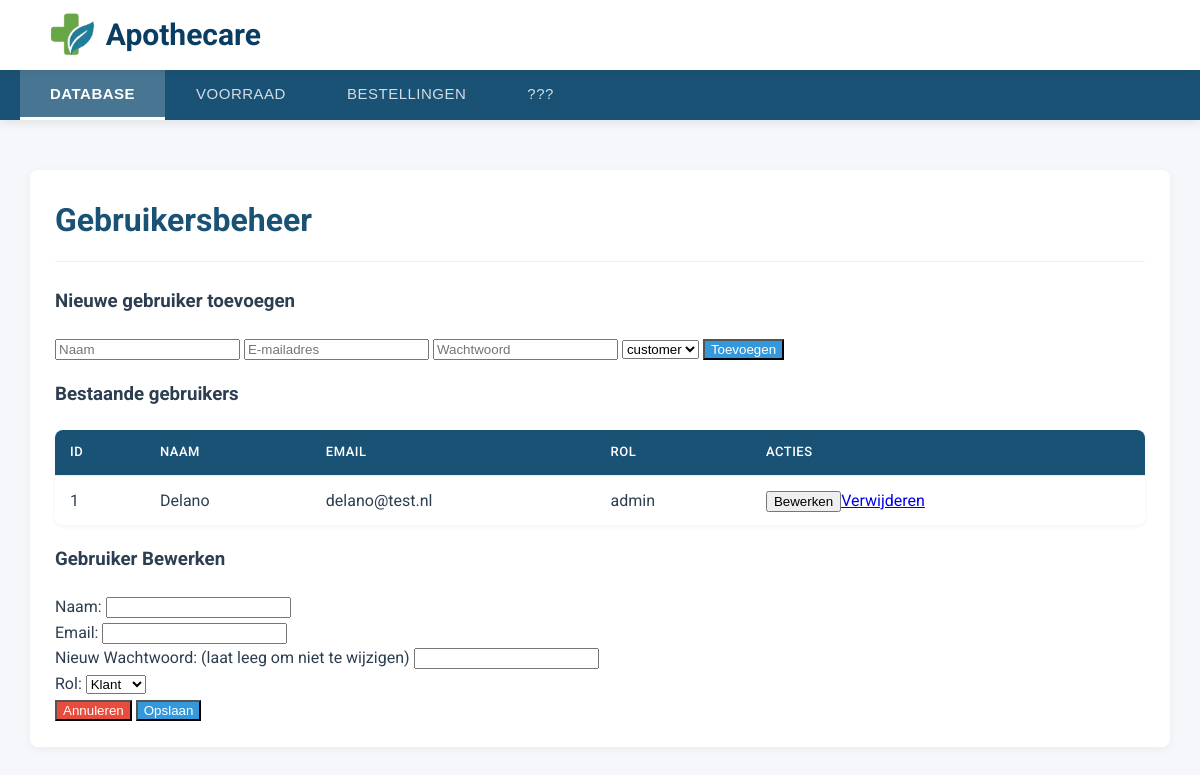
The app's page /php/adminpagina.php (signed in), older data.
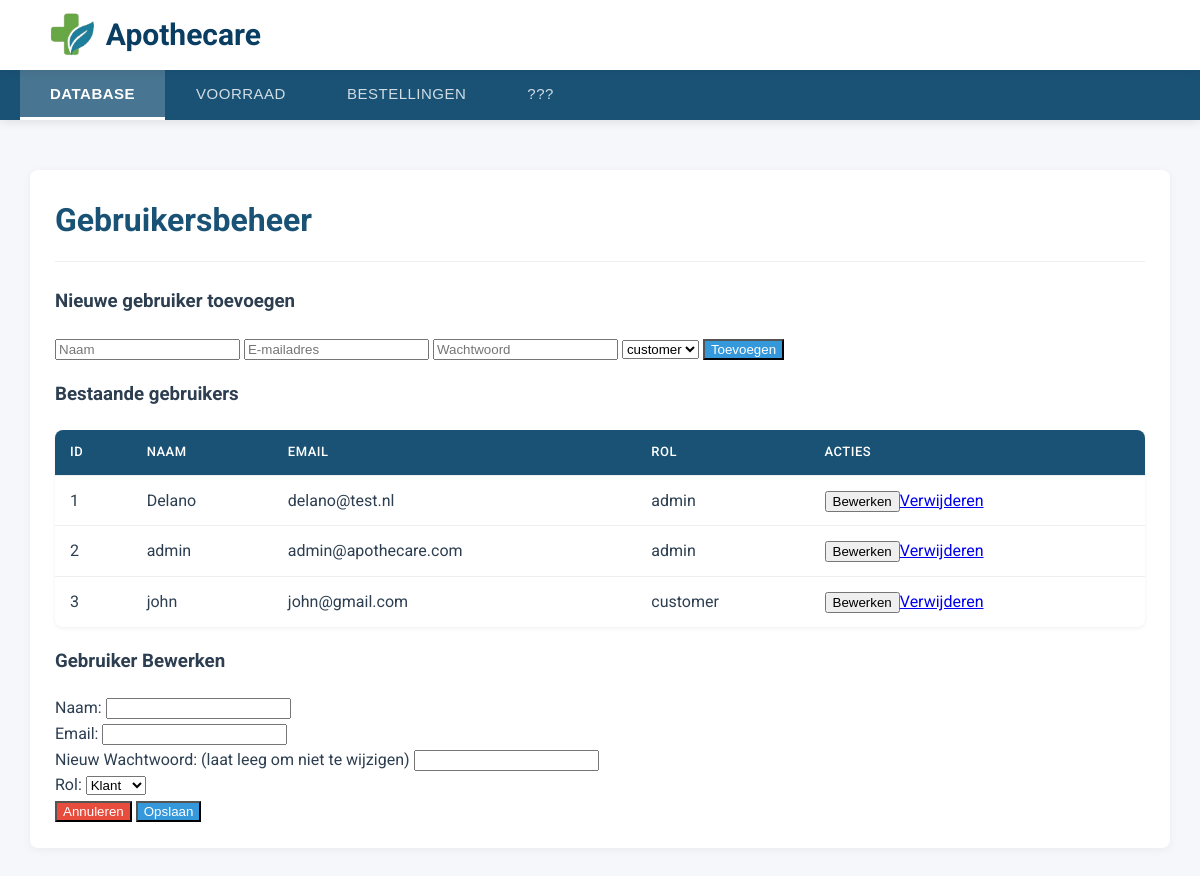
The same page, newer data.
### tables this page shows
CREATE TABLE `users` (
  `id` int(11) NOT NULL,
  `name` varchar(100) DEFAULT NULL,
  `email` varchar(100) DEFAULT NULL,
  `password` varchar(255) DEFAULT NULL,
  `role` enum('admin','employee','customer') DEFAULT 'customer'
);

### php/adminpagina.php (the view, shortened to what this page needs)
<?php
require_once 'db_connect.php';
try {
    $query = "SELECT * FROM users ORDER BY id";
    $stmt = $pdo->prepare($query);
    $stmt->execute();
    $users = $stmt->fetchAll(PDO::FETCH_ASSOC);
} catch (PDOException $e) {
    error_log("Database error: " . $e->getMessage());
}
?>
<!DOCTYPE html>
<html lang="nl">
<head>
    <link rel="stylesheet" href="../css/adminstyles.css">
</head>
<body class="admin-body">
    <header class="main-header">
    <a href="../index.php" class="logo-link">
        <div class="logo-container">
            <img src="../assets/img/aptoocare.png" alt="Apothecare Logo" class="aptoocare-logo">
            <div class="logo-text">Apothecare</div>
        </div>
    </a>
    </header>
    <nav class="nav-bar">
        <div class="nav-tabs">
            <button class="tab-button active" onclick="openTab('Database')">Database</button>
            <button class="tab-button" onclick="openTab('Voorraad')">Voorraad</button>
            <button class="tab-button" onclick="openTab('Bestellingen')">Bestellingen</button>
            <button class="tab-button" onclick="openTab('Onbekend')">???</button>
        </div>
    </nav>
    <main class="content-area">
        <div id="Database" class="content-panel">
            <h1>Gebruikersbeheer</h1>
            <form method="POST" class="card-form">
                <h3>Nieuwe gebruiker toevoegen</h3>
                <input class="input-full" type="text" name="name" placeholder="Naam" required>
                <input class="input-full" type="email" name="email" placeholder="E-mailadres" required>
                <input class="input-full" type="password" name="password" placeholder="Wachtwoord" required>
                <select class="input-full" name="role" required>
                    <option value="customer">customer</option>
                </select>
                <button class="btn-primary" type="submit" name="add_user">Toevoegen</button>
            </form>
        <div class="section-gap">
        <h3>Bestaande gebruikers</h3>
    <div class="table-wrapper">
            <table class="data-table">
                <thead>
                    <tr class="table-head">
                        <th>ID</th>
                        <th>Naam</th>
                        <th>Email</th>
                        <th>Rol</th>
                        <th>Acties</th>
                    </tr>
                </thead>
                <tbody>
                    <?php
                    try {
                        $query = "SELECT * FROM users ORDER BY id";
                        $stmt = $pdo->prepare($query);
                        $stmt->execute();
                        $users = $stmt->fetchAll(PDO::FETCH_ASSOC);
                        if($users) {
                            foreach($users as $user) {
                                echo "<tr class='data-row'>";
                                echo "<td class='data-td'>" . htmlspecialchars($user['id']) . "</td>";
                                echo "<td class='data-td'>" . htmlspecialchars($user['name']) . "</td>";
                                echo "<td class='data-td'>" . htmlspecialchars($user['email']) . "</td>";
                                echo "<td class='data-td'>" . htmlspecialchars($user['role']) . "</td>";
                                echo "<td class='data-td'>";
                                echo "<button class='action-btn' onclick='openEditModal(" . json_encode($user) . ")'>Bewerken</button>";
                                echo "<a class='delete-link' href='?delete=" . $user['id'] . "' onclick='return confirm(\"Weet je zeker dat je deze gebruiker wilt verwijderen?\")'>Verwijderen</a>";
                                echo "</td>";
                                echo "</tr>";
                            }
                        } else {
                            echo "<tr class='no-data-row'><td colspan='5' class='no-data'>Geen gebruikers gevonden</td></tr>";
                        }
                        } catch(PDOException $e) {
                        error_log("Error bij ophalen gebruikers: " . $e->getMessage());
                        echo "<tr class='error-row'><td colspan='5' class='error-cell'>Er is een probleem opgetreden bij het laden van de gebruikers.</td></tr>";
                    }
                    ?>
                </tbody>
            </table>
        </div>
    </div>
    <div id="editModal" class="modal-overlay">
        <div class="modal-container">
            <h3 class="modal-title">Gebruiker Bewerken</h3>
            <form method="POST" id="editForm">
                <div class="form-row">
                    <label class="form-label">Naam:</label>
                    <input class="input-field" type="text" name="name" id="edit_name" required>
                </div>
                <div class="form-row">
                    <label class="form-label">Email:</label>
                    <input class="input-field" type="email" name="email" id="edit_email" required>
                </div>
                <div class="form-row">
                    <label class="form-label">Nieuw Wachtwoord: (laat leeg om niet te wijzigen)</label>
                    <input class="input-field" type="password" name="password" id="edit_password">
                </div>
                <div class="form-row">
                    <label class="form-label">Rol:</label>
                    <select class="input-field" name="role" id="edit_role" required>
                        <option value="customer">Klant</option>
                    </select>
                </div>
                <div class="modal-actions">
                    <button type="button" class="btn-danger" onclick="closeEditModal()">Annuleren</button>
                    <button type="submit" class="btn-primary">Opslaan</button>
                </div>
            </form>
        </div>
    </div>
            </div>
    </main>
</body>

### css/adminstyles.css (style rules this page uses)
:root { --primary-color: #1a5276; --secondary-color: #2980b9; --accent-color: #3498db; --background-color: #f5f7fa; --text-color: #2c3e50; --light-gray: #ecf0f1; --border-color: #bdc3c7; --success-color: #27ae60; --danger-color: #e74c3c; --warning-color: #f39c12; }
body, html { margin: 0; padding: 0; font-family: 'Roboto', sans-serif; background-color: var(--background-color); height: 100%; color: var(--text-color); line-height: 1.6; }
.nav-bar { background-color: var(--primary-color); padding: 0; box-shadow: 0 2px 10px rgba(0, 0, 0, 0.1); }
.nav-tabs { display: flex; max-width: 1200px; margin: 0 auto; padding: 0 20px; }
.tab-button { padding: 15px 30px; font-size: 15px; font-weight: 500; color: rgba(255, 255, 255, 0.8); cursor: pointer; background: transparent; border: none; border-bottom: 3px solid transparent; margin-right: 1px; transition: all 0.3s ease; text-transform: uppercase; letter-spacing: 0.5px; }
.tab-button.active { color: #fff; background-color: rgba(255, 255, 255, 0.2); border-bottom: 3px solid #fff; font-weight: 600; }
.content-area { padding: 30px; max-width: 1200px; margin: 0 auto; }
.content-panel { display: none; background: #fff; border-radius: 8px; box-shadow: 0 2px 10px rgba(0, 0, 0, 0.05); padding: 25px; margin-top: 20px; }
.content-panel h1 { color: var(--primary-color); margin-top: 0; padding-bottom: 15px; border-bottom: 1px solid var(--light-gray); margin-bottom: 25px; }
.content-panel.active { display: block; animation: fadeIn 0.3s ease-in-out; }
.data-table { width: 100%; border-collapse: separate; border-spacing: 0; margin: 20px 0; box-shadow: 0 2px 4px rgba(0, 0, 0, 0.05); border-radius: 8px; overflow: hidden; }
.data-table th, .data-table td { padding: 12px 15px; text-align: left; border-bottom: 1px solid var(--light-gray); }
.data-table th { background-color: var(--primary-color); color: white; font-weight: 500; text-transform: uppercase; font-size: 13px; letter-spacing: 0.5px; }
.data-table tr:last-child td { border-bottom: none; }
.data-table td { color: var(--text-color); }
.main-header { display: flex; justify-content: space-between; align-items: center; padding: 10px 40px; background-color: #ffffff; box-shadow: 0 2px 10px rgba(0, 0, 0, 0.08); position: sticky; top: 0; z-index: 1000; }
.logo-container { display: flex; align-items: center; gap: 3.5px; }
.aptoocare-logo { height: 50px; width: auto; transition: transform 0.3s ease; }
.logo-text { font-size: 30px; font-weight: 700; color: #0A3D62; text-decoration: none; }
.logo-link { text-decoration: none; }
.btn-primary { background-color: var(--accent-color); color: white; }
.btn-danger { background-color: var(--danger-color); color: white; }

Row changes from the older to the newer data that the page shows:
added users: id "2", name "admin", email "admin@apothecare.com", role "admin"
added users: id "3", name "john", email "john@gmail.com", role "customer"
